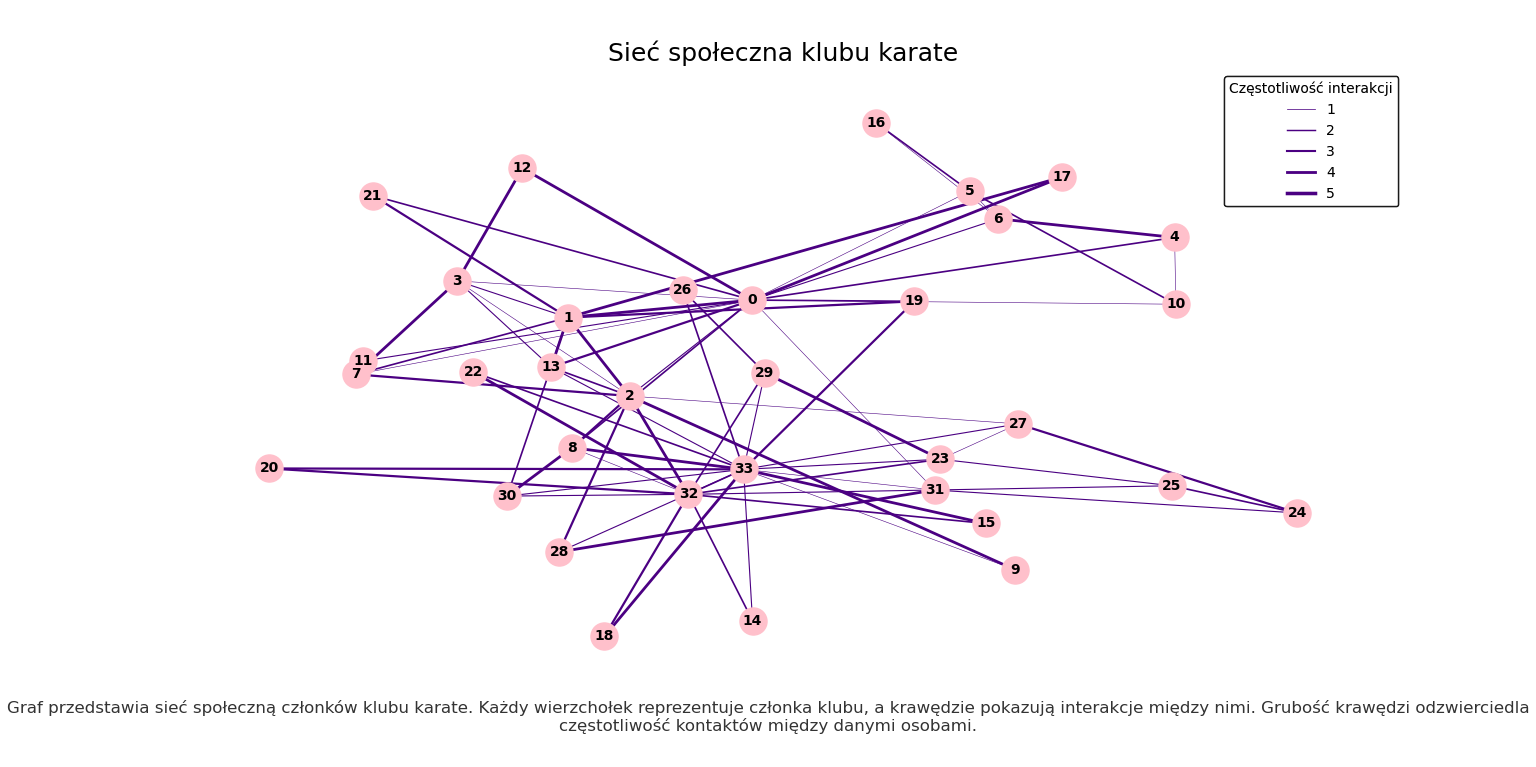

Python code for this plot:
import networkx as nx
import matplotlib.pyplot as plt
import numpy as np
import matplotlib.lines as mlines

klub = nx.karate_club_graph()
for (x, y) in klub.edges():
    klub[x][y]['waga'] = np.random.randint(1, 6)

wagi = [klub[x][y]['waga'] for x, y in klub.edges()]
pozycje = nx.spring_layout(klub, k=1, seed=42)
fig, ax = plt.subplots(1, 1, figsize=(12, 12))

nx.draw(
    klub,
    pos=pozycje,
    with_labels=True,
    font_size=10,
    font_weight='bold', 
    font_color='black',
    node_color="#FFC0CB",
    edge_color="#4B0082",
    node_size=380,
    width=[w * 0.4 for w in wagi],
    ax=ax
)

unikalne = np.unique(wagi)
linie = [
    mlines.Line2D([], [], color="#4B0082", linewidth=w * 0.5, label=f"{w}") 
    for w in unikalne
]
legenda = ax.legend(
    handles=linie,
    loc="upper right",
    title="Częstotliwość interakcji",
    frameon=True,
    edgecolor='black'
)
ax.add_artist(legenda)

plt.title("Sieć społeczna klubu karate", fontsize=18)
plt.figtext(0.5, 0.05,
            "Graf przedstawia sieć społeczną członków klubu karate. "
            "Każdy wierzchołek reprezentuje członka klubu, a krawędzie pokazują "
            "interakcje między nimi. Grubość krawędzi odzwierciedla częstotliwość "
            "kontaktów między danymi osobami.",
            wrap=True, horizontalalignment='center', fontsize=12, alpha=0.8)

plt.axis('off')
plt.show()
